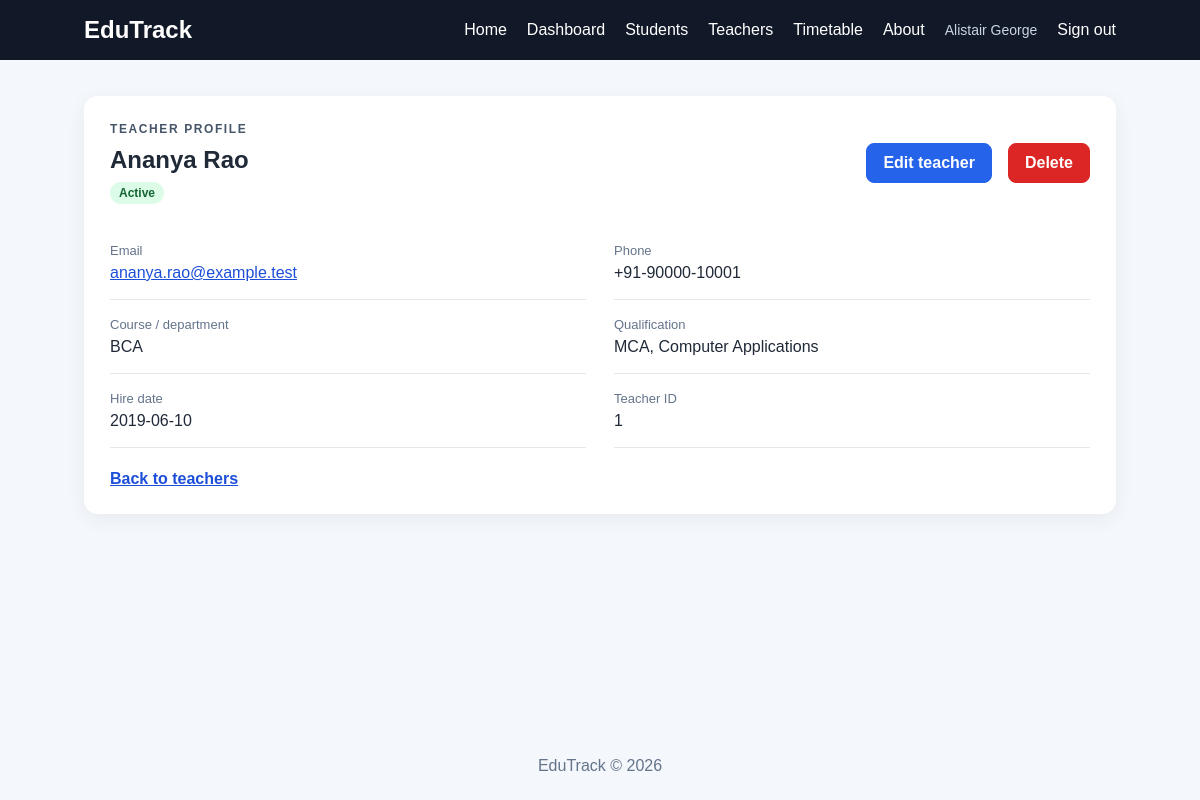
The app's page /teachers/1 (signed in) with its own data.
### tables this page shows
CREATE TABLE teachers (
                id INTEGER PRIMARY KEY AUTOINCREMENT,
                name TEXT NOT NULL,
                email TEXT NOT NULL UNIQUE,
                phone TEXT,
                course_id INTEGER NOT NULL,
                qualification TEXT,
                hire_date TEXT NOT NULL,
                status TEXT NOT NULL DEFAULT 'Active',
                FOREIGN KEY (course_id) REFERENCES courses(id)
            );

CREATE TABLE courses (
                id INTEGER PRIMARY KEY AUTOINCREMENT,
                name TEXT NOT NULL UNIQUE
            );

### app.py (the view)
@app.route("/teachers/<int:teacher_id>")
@login_required
def teacher_detail(teacher_id):
    with database_connection() as connection:
        teacher = connection.execute(
            """
            SELECT teachers.*, courses.name AS course
            FROM teachers
            INNER JOIN courses ON teachers.course_id = courses.id
            WHERE teachers.id = ?
            """,
            (teacher_id,),
        ).fetchone()
    if teacher is None:
        abort(404)
    return render_template("teacher_detail.html", teacher=teacher)

### app.py (called while the page is built)
@contextmanager
def database_connection():
    connection = get_db_connection()
    try:
        yield connection
    finally:
        connection.close()

@app.before_request
def protect_post_requests():
    if request.method == "POST":
        submitted_token = request.form.get("csrf_token", "")
        session_token = session.get("csrf_token", "")
        if not session_token or not secrets.compare_digest(
            submitted_token, session_token
        ):
            abort(400, description="The form expired or could not be verified.")

@app.context_processor
def inject_template_values():
    token = session.setdefault("csrf_token", secrets.token_urlsafe(32))
    return {"csrf_token": token}

def login_required(view):
    @wraps(view)
    def wrapped_view(*args, **kwargs):
        if "admin_id" not in session:
            return redirect(url_for("login"))
        return view(*args, **kwargs)
    return wrapped_view

### database.py (called while the page is built)
def get_db_connection():
    connection = sqlite3.connect(DATABASE)
    connection.row_factory = sqlite3.Row
    connection.execute(
        "PRAGMA foreign_keys = ON"
    )
    return connection

### templates/teacher_detail.html (shortened to what this page needs)
{% extends "base.html" %}
{% block content %}
    <section class="panel">
        <div class="page-heading">
            <div><p class="eyebrow">TEACHER PROFILE</p><h1>{{ teacher["name"] }}</h1>
                <span class="status status-{{ teacher['status']|lower }}">{{ teacher["status"] }}</span>
            </div>
            <div class="button-group">
                <a class="button" href="{{ url_for('edit_teacher', teacher_id=teacher['id']) }}">Edit teacher</a>
                <form method="post" action="{{ url_for('delete_teacher', teacher_id=teacher['id']) }}" data-confirm="Delete this teacher record? This cannot be undone.">
                    <button class="button button-danger" type="submit">Delete</button>
                </form>
            </div>
        </div>
        <dl class="detail-grid">
            <div><dt>Email</dt><dd><a href="mailto:{{ teacher['email'] }}">{{ teacher["email"] }}</a></dd></div>
            <div><dt>Phone</dt><dd>{{ teacher["phone"] or "Not provided" }}</dd></div>
            <div><dt>Course / department</dt><dd>{{ teacher["course"] }}</dd></div>
            <div><dt>Qualification</dt><dd>{{ teacher["qualification"] or "Not provided" }}</dd></div>
            <div><dt>Hire date</dt><dd>{{ teacher["hire_date"] }}</dd></div>
            <div><dt>Teacher ID</dt><dd>{{ teacher["id"] }}</dd></div>
        </dl>
        <a class="text-link back-link" href="{{ url_for('teachers') }}">Back to teachers</a>
    </section>
{% endblock %}

### static/style.css (style rules this page uses)
* { margin: 0; padding: 0; box-sizing: border-box; }
:root { color-scheme: light; font-family: Arial, sans-serif; color: #1f2937; background: #f4f7fb; }
body { min-width: 320px; min-height: 100vh; display: flex; flex-direction: column; background: #f4f7fb; color: #1f2937; }
a { color: #1d4ed8; }
button, input, select { font: inherit; }
.tag, .eyebrow { color: #475569; font-size: 12px; font-weight: 700; letter-spacing: 1.6px; margin-bottom: 10px; }
.primary-btn, .button { display: inline-flex; align-items: center; justify-content: center; min-height: 40px; padding: 10px 16px; border: 1px solid #2563eb; border-radius: 8px; background: #2563eb; color: white; cursor: pointer; font-weight: 700; text-decoration: none; white-space: nowrap; }
.button-danger { border-color: #dc2626; background: #dc2626; }
.card, .panel { background: white; border-radius: 14px; box-shadow: 0 5px 20px rgba(0, 0, 0, 0.06); }
.panel { padding: 26px; }
.panel h1 { margin-bottom: 8px; }
.page-heading, .section-heading, .button-group { display: flex; align-items: center; justify-content: space-between; gap: 16px; }
.page-heading { margin-bottom: 22px; }
.button-group { justify-content: flex-end; flex-wrap: wrap; }
.status { display: inline-block; padding: 4px 9px; border-radius: 999px; background: #dcfce7; color: #166534; font-size: 12px; font-weight: 700; }
.text-link { font-weight: 700; white-space: nowrap; }
.detail-grid { display: grid; grid-template-columns: repeat(2, minmax(0, 1fr)); gap: 0 28px; }
.detail-grid div { padding: 17px 0; border-bottom: 1px solid #e5e7eb; }
.detail-grid dt { margin-bottom: 6px; color: #64748b; font-size: 13px; }
.detail-grid dd { overflow-wrap: anywhere; }
.back-link { display: inline-block; margin-top: 22px; }

### records on screen
teachers: name "Ananya Rao", status "Active", email "ananya.rao@example.test", phone "+91-90000-10001", qualification "MCA, Computer Applications", hire_date "2019-06-10", id "1"
courses: course "BCA"

### other values on screen
{{ session.get("admin_username") }} "Alistair George"
